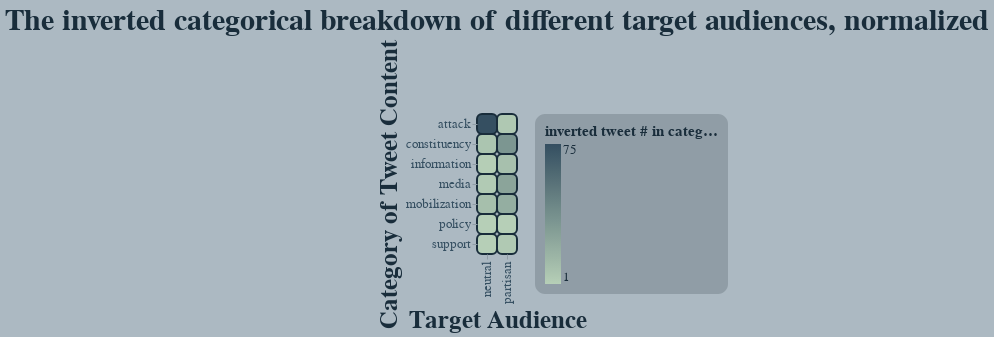

Notebook code for this chart:
### Code cell
inverted_equal_heatmap = chart.mark_rect().encode(
    alt.X( "bias-trun", title="Target Audience" ),
    alt.Y( "category", title="Category of Tweet Content" ),
    alt.Color( "invert-perc", title="inverted tweet # in category / total")
).properties(
    title="The inverted categorical breakdown of different target audiences, normalized"
)

apply_all(inverted_equal_heatmap, palletA)

### Figure 1 — Vega-Lite specification as saved in the notebook (floating-point values rounded to 4 significant figures)
{"config": {"view": {"continuousWidth": 400, "continuousHeight": 300, "strokeWidth": 0}, "axis": {"domainColor": "#FFFFFF00", "gridColor": "#909DA6", "labelColor": "#354F61", "labelFontSize": 13, "tickColor": "#909DA6", "titleColor": "#192D3B", "titleFontSize": 25}, "background": "#ACB9C2", "bar": {"cornerRadius": 5}, "font": "DINCondensed-Bold", "legend": {"cornerRadius": 10, "fillColor": "#909DA6", "labelColor": "#192D3B", "labelFontSize": 13, "padding": 10, "titleColor": "#192D3B", "titleFontSize": 15}, "mark": {"cornerRadius": 5, "stroke": "#192D3B", "strokeWidth": 2}, "range": {"category": ["#B6CFB7", "#A0B9A8", "#8BA49A", "#758F8C", "#60797D", "#4A646F", "#354F61"], "heatmap": ["#B6CFB7", "#A0B9A8", "#8BA49A", "#758F8C", "#60797D", "#4A646F", "#354F61"]}, "title": {"color": "#192D3B", "fontSize": 30}}, "data": {"name": "data-b18f56463b49e574ace535444f5bfcab"}, "mark": "rect", "encoding": {"color": {"field": "invert-perc", "title": "inverted tweet # in category / total", "type": "quantitative"}, "x": {"field": "bias-trun", "title": "Target Audience", "type": "nominal"}, "y": {"field": "category", "title": "Category of Tweet Content", "type": "nominal"}}, "title": "The inverted categorical breakdown of different target audiences, normalized", "$schema": "https://vega.github.io/schema/vega-lite/v4.17.0.json", "datasets": {"data-b18f56463b49e574ace535444f5bfcab": [{"bias-trun": "partisan", "category": "policy", "value": 706, "perc": 58.35, "invert": 0.001416, "invert-perc": 1.105, "Unnamed: 6": null, "Unnamed: 7": null, "Unnamed: 8": null, "Unnamed: 9": null}, {"bias-trun": "partisan", "category": "attack", "value": 160, "perc": 13.22, "invert": 0.00625, "invert-perc": 4.875, "Unnamed: 6": null, "Unnamed: 7": null, "Unnamed: 8": null, "Unnamed: 9": null}, {"bias-trun": "partisan", "category": "information", "value": 82, "perc": 6.777, "invert": 0.0122, "invert-perc": 9.513, "Unnamed: 6": null, "Unnamed: 7": null, "Unnamed: 8": "total=", "Unnamed: 9": 5000.0}, {"bias-trun": "partisan", "category": "mobilization", "value": 39, "perc": 3.223, "invert": 0.02564, "invert-perc": 20.0, "Unnamed: 6": null, "Unnamed: 7": null, "Unnamed: 8": "partisan total=", "Unnamed: 9": 1210.0}, {"bias-trun": "partisan", "category": "support", "value": 170, "perc": 14.05, "invert": 0.005882, "invert-perc": 4.589, "Unnamed: 6": null, "Unnamed: 7": null, "Unnamed: 8": "neutral total=", "Unnamed: 9": 2499.0}, {"bias-trun": "partisan", "category": "constituency", "value": 23, "perc": 1.901, "invert": 0.04348, "invert-perc": 33.92, "Unnamed: 6": null, "Unnamed: 7": null, "Unnamed: 8": null, "Unnamed: 9": null}, {"bias-trun": "partisan", "category": "media", "value": 30, "perc": 2.479, "invert": 0.03333, "invert-perc": 26.0, "Unnamed: 6": null, "Unnamed: 7": null, "Unnamed: 8": "total-inv", "Unnamed: 9": 0.239}, {"bias-trun": "neutral", "category": "policy", "value": 705, "perc": 28.21, "invert": 0.001418, "invert-perc": 1.281, "Unnamed: 6": null, "Unnamed: 7": null, "Unnamed: 8": "partisan inv", "Unnamed: 9": 0.1282}, {"bias-trun": "neutral", "category": "attack", "value": 12, "perc": 0.4802, "invert": 0.08333, "invert-perc": 75.23, "Unnamed: 6": null, "Unnamed: 7": null, "Unnamed: 8": "neutral inv", "Unnamed: 9": 0.1108}, {"bias-trun": "neutral", "category": "information", "value": 565, "perc": 22.61, "invert": 0.00177, "invert-perc": 1.598, "Unnamed: 6": null, "Unnamed: 7": null, "Unnamed: 8": null, "Unnamed: 9": null}, {"bias-trun": "neutral", "category": "mobilization", "value": 90, "perc": 3.601, "invert": 0.01111, "invert-perc": 10.03, "Unnamed: 6": null, "Unnamed: 7": null, "Unnamed: 8": null, "Unnamed: 9": null}, {"bias-trun": "neutral", "category": "support", "value": 751, "perc": 30.05, "invert": 0.001332, "invert-perc": 1.202, "Unnamed: 6": null, "Unnamed: 7": null, "Unnamed: 8": null, "Unnamed: 9": null}, {"bias-trun": "neutral", "category": "constituency", "value": 129, "perc": 5.162, "invert": 0.007752, "invert-perc": 6.999, "Unnamed: 6": null, "Unnamed: 7": null, "Unnamed: 8": null, "Unnamed: 9": null}, {"bias-trun": "neutral", "category": "media", "value": 247, "perc": 9.884, "invert": 0.004049, "invert-perc": 3.655, "Unnamed: 6": null, "Unnamed: 7": null, "Unnamed: 8": null, "Unnamed: 9": null}]}}
